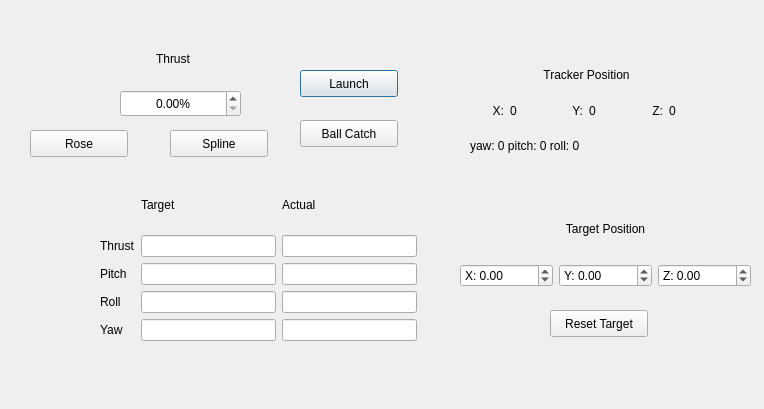
<?xml version="1.0" encoding="UTF-8"?>
<ui version="4.0">
 <class>Form</class>
 <widget class="QDialog" name="Form">
  <property name="geometry">
   <rect>
    <x>0</x>
    <y>0</y>
    <width>764</width>
    <height>409</height>
   </rect>
  </property>
  <property name="minimumSize">
   <size>
    <width>200</width>
    <height>200</height>
   </size>
  </property>
  <property name="windowTitle">
   <string>Dialog</string>
  </property>
  <widget class="QPushButton" name="launchButton">
   <property name="geometry">
    <rect>
     <x>300</x>
     <y>70</y>
     <width>98</width>
     <height>27</height>
    </rect>
   </property>
   <property name="text">
    <string>Launch</string>
   </property>
  </widget>
  <widget class="QDoubleSpinBox" name="thrustEntry">
   <property name="geometry">
    <rect>
     <x>120</x>
     <y>90</y>
     <width>121</width>
     <height>27</height>
    </rect>
   </property>
   <property name="alignment">
    <set>Qt::AlignCenter</set>
   </property>
   <property name="suffix">
    <string>%</string>
   </property>
   <property name="maximum">
    <double>100.000000000000000</double>
   </property>
  </widget>
  <widget class="QLabel" name="label">
   <property name="geometry">
    <rect>
     <x>140</x>
     <y>50</y>
     <width>66</width>
     <height>17</height>
    </rect>
   </property>
   <property name="text">
    <string>Thrust</string>
   </property>
   <property name="textFormat">
    <enum>Qt::AutoText</enum>
   </property>
   <property name="alignment">
    <set>Qt::AlignCenter</set>
   </property>
  </widget>
  <widget class="QWidget" name="layoutWidget">
   <property name="geometry">
    <rect>
     <x>100</x>
     <y>180</y>
     <width>317</width>
     <height>161</height>
    </rect>
   </property>
   <layout class="QGridLayout" name="gridLayout_5">
    <item row="2" column="1">
     <widget class="QLineEdit" name="targetThrust"/>
    </item>
    <item row="2" column="2">
     <widget class="QLineEdit" name="actualThrust"/>
    </item>
    <item row="5" column="2">
     <widget class="QLineEdit" name="actualYaw"/>
    </item>
    <item row="5" column="0">
     <widget class="QLabel" name="label_13">
      <property name="text">
       <string>Yaw</string>
      </property>
     </widget>
    </item>
    <item row="4" column="1">
     <widget class="QLineEdit" name="targetRoll"/>
    </item>
    <item row="1" column="2">
     <widget class="QLabel" name="label_15">
      <property name="text">
       <string>Actual</string>
      </property>
     </widget>
    </item>
    <item row="2" column="0">
     <widget class="QLabel" name="label_16">
      <property name="text">
       <string>Thrust</string>
      </property>
     </widget>
    </item>
    <item row="3" column="2">
     <widget class="QLineEdit" name="actualPitch"/>
    </item>
    <item row="4" column="0">
     <widget class="QLabel" name="label_12">
      <property name="text">
       <string>Roll</string>
      </property>
     </widget>
    </item>
    <item row="5" column="1">
     <widget class="QLineEdit" name="targetYaw"/>
    </item>
    <item row="3" column="0">
     <widget class="QLabel" name="label_11">
      <property name="text">
       <string>Pitch</string>
      </property>
     </widget>
    </item>
    <item row="1" column="1">
     <widget class="QLabel" name="label_14">
      <property name="text">
       <string>Target</string>
      </property>
     </widget>
    </item>
    <item row="3" column="1">
     <widget class="QLineEdit" name="targetPitch"/>
    </item>
    <item row="4" column="2">
     <widget class="QLineEdit" name="actualRoll"/>
    </item>
   </layout>
  </widget>
  <widget class="QWidget" name="verticalLayoutWidget">
   <property name="geometry">
    <rect>
     <x>470</x>
     <y>60</y>
     <width>233</width>
     <height>101</height>
    </rect>
   </property>
   <layout class="QVBoxLayout" name="verticalLayout_2">
    <item>
     <widget class="QLabel" name="label_2">
      <property name="text">
       <string>Tracker Position</string>
      </property>
      <property name="alignment">
       <set>Qt::AlignCenter</set>
      </property>
     </widget>
    </item>
    <item>
     <layout class="QHBoxLayout" name="horizontalLayout">
      <item>
       <widget class="QLabel" name="label_3">
        <property name="text">
         <string>X:</string>
        </property>
        <property name="alignment">
         <set>Qt::AlignRight|Qt::AlignTrailing|Qt::AlignVCenter</set>
        </property>
       </widget>
      </item>
      <item>
       <widget class="QLabel" name="trackerX">
        <property name="text">
         <string>0</string>
        </property>
       </widget>
      </item>
      <item>
       <widget class="QLabel" name="label_5">
        <property name="text">
         <string>Y:</string>
        </property>
        <property name="alignment">
         <set>Qt::AlignRight|Qt::AlignTrailing|Qt::AlignVCenter</set>
        </property>
       </widget>
      </item>
      <item>
       <widget class="QLabel" name="trackerY">
        <property name="text">
         <string>0</string>
        </property>
       </widget>
      </item>
      <item>
       <widget class="QLabel" name="label_7">
        <property name="text">
         <string>Z:</string>
        </property>
        <property name="alignment">
         <set>Qt::AlignRight|Qt::AlignTrailing|Qt::AlignVCenter</set>
        </property>
       </widget>
      </item>
      <item>
       <widget class="QLabel" name="trackerZ">
        <property name="text">
         <string>0</string>
        </property>
       </widget>
      </item>
     </layout>
    </item>
    <item>
     <widget class="QLabel" name="orientation">
      <property name="text">
       <string>yaw: 0 pitch: 0 roll: 0</string>
      </property>
     </widget>
    </item>
   </layout>
  </widget>
  <widget class="QWidget" name="verticalLayoutWidget_2">
   <property name="geometry">
    <rect>
     <x>460</x>
     <y>200</y>
     <width>291</width>
     <height>87</height>
    </rect>
   </property>
   <layout class="QVBoxLayout" name="verticalLayout_3">
    <item>
     <widget class="QLabel" name="label_4">
      <property name="text">
       <string>Target Position</string>
      </property>
      <property name="alignment">
       <set>Qt::AlignCenter</set>
      </property>
     </widget>
    </item>
    <item>
     <layout class="QHBoxLayout" name="horizontalLayout_2">
      <item>
       <widget class="QDoubleSpinBox" name="targetX">
        <property name="prefix">
         <string>X: </string>
        </property>
        <property name="minimum">
         <double>-3.000000000000000</double>
        </property>
        <property name="maximum">
         <double>3.000000000000000</double>
        </property>
        <property name="singleStep">
         <double>0.100000000000000</double>
        </property>
       </widget>
      </item>
      <item>
       <widget class="QDoubleSpinBox" name="targetY">
        <property name="prefix">
         <string>Y: </string>
        </property>
        <property name="minimum">
         <double>-3.000000000000000</double>
        </property>
        <property name="maximum">
         <double>3.000000000000000</double>
        </property>
        <property name="singleStep">
         <double>0.100000000000000</double>
        </property>
       </widget>
      </item>
      <item>
       <widget class="QDoubleSpinBox" name="targetZ">
        <property name="prefix">
         <string>Z: </string>
        </property>
        <property name="minimum">
         <double>-3.000000000000000</double>
        </property>
        <property name="maximum">
         <double>3.000000000000000</double>
        </property>
        <property name="singleStep">
         <double>0.100000000000000</double>
        </property>
        <property name="value">
         <double>0.000000000000000</double>
        </property>
       </widget>
      </item>
     </layout>
    </item>
   </layout>
  </widget>
  <widget class="QPushButton" name="resetTarget">
   <property name="geometry">
    <rect>
     <x>550</x>
     <y>310</y>
     <width>98</width>
     <height>27</height>
    </rect>
   </property>
   <property name="text">
    <string>Reset Target</string>
   </property>
  </widget>
  <widget class="QPushButton" name="ballCatch">
   <property name="geometry">
    <rect>
     <x>300</x>
     <y>120</y>
     <width>98</width>
     <height>27</height>
    </rect>
   </property>
   <property name="text">
    <string>Ball Catch</string>
   </property>
  </widget>
  <widget class="QPushButton" name="rose">
   <property name="geometry">
    <rect>
     <x>30</x>
     <y>130</y>
     <width>98</width>
     <height>27</height>
    </rect>
   </property>
   <property name="text">
    <string>Rose</string>
   </property>
  </widget>
  <widget class="QPushButton" name="spline">
   <property name="geometry">
    <rect>
     <x>170</x>
     <y>130</y>
     <width>98</width>
     <height>27</height>
    </rect>
   </property>
   <property name="text">
    <string>Spline</string>
   </property>
  </widget>
 </widget>
 <resources/>
 <connections/>
</ui>
